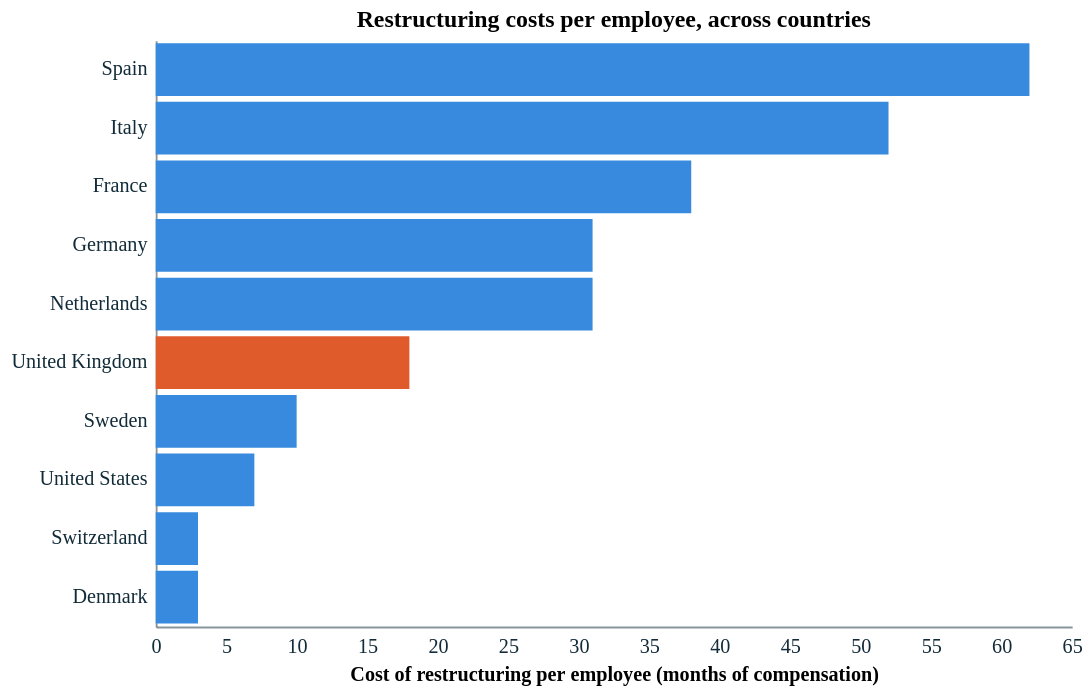

Here is the notebook cell this chart was saved with:
### Code cell
# Costs of restructuring per employee, given in months of employee compensation. Dta is based on rstructuring plans from 191 large listed companies.

ranks_data = {
    'Country': ['Switzerland', 'Denmark', 'United States', 'Sweden', 'United Kingdom',
                'Germany', 'Netherlands', 'France', 'Italy', 'Spain'],
    'Rank': [3, 3, 7, 10, 18, 31, 31, 38, 52, 62],
}
ranks_df = pd.DataFrame(ranks_data)

sort_order = ranks_df.sort_values('Rank', ascending=False)['Country'].tolist()

chart = alt.Chart(ranks_df).mark_bar().encode(
    x=alt.X('Rank:Q', axis=alt.Axis(title='Cost of restructuring per employee (months of compensation)')),
    y=alt.Y('Country:N', sort=sort_order, title=None),
    color=alt.condition(
        alt.datum['Country'] == 'United Kingdom',
        alt.value('#e05b2b'),
        alt.value('#378add'),
    ),
    tooltip=[
        alt.Tooltip('Country:N', title='Country'),
        alt.Tooltip('Rank:Q', title='Rank'),
    ],
).properties(
    title='Restructuring costs per employee, across countries',
    width=500,
    height=320,
)

display(chart)
chart.save(chart_path / 'AGP Charts/restructuring_costs_coste_costanlem_2025.png', scale_factor=2.0)

### Figure 1 — Vega-Lite specification as saved in the notebook (floating-point values rounded to 4 significant figures)
{"config": {"font": "Circular Std", "mark": {"line": {"interpolate": "linear"}}, "view": {"stroke": "transparent", "width": 400, "height": 300}, "range": {"category": ["#179fdb", "#e6224b", "#f4c245", "#122b39", "#eb5c2e", "#36b7b4"], "diverging": ["#E6224B", "#E54753", "#C9C9C9", "#179FDB", "#122B39"], "heatmap": ["#C9C9C9", "#179FDB", "#0063AF", "#122B39"], "ordinal": ["#00A767", "#36B7B4", "#179FDB", "#0063AF", "#243B5A"]}, "axisX": {"labelColor": "#122b39", "tickColor": "#122b39", "domainColor": "#122b39", "domainOpacity": 0.5, "gridOpacity": 0, "labelFont": "Circular Std", "labelAngle": 0, "labelAlign": "center", "labelFontSize": 11, "labelPadding": 5, "tickCount": 10, "tickSize": 0, "title": ""}, "axisY": {"labelColor": "#122b39", "labelFont": "Circular Std", "tickColor": "#122b39", "domainColor": "#122b39", "gridColor": "#122b39", "gridDash": [1, 5], "gridOpacity": 0.5, "labelPadding": 5, "labelFontSize": 11, "domainOpacity": 0.5, "tickSize": 0, "title": null, "titleAlign": "left", "titleAngle": 0, "titleBaseline": "bottom", "titleColor": "#122b39", "titleOpacity": 0.9, "titleX": 0, "titleY": -7}}, "data": {"name": "data-ce3ea276889f1675b7e716c896296b29"}, "mark": {"type": "bar"}, "encoding": {"color": {"condition": {"test": "(datum['Country'] === 'United Kingdom')", "value": "#e05b2b"}, "value": "#378add"}, "tooltip": [{"field": "Country", "title": "Country", "type": "nominal"}, {"field": "Rank", "title": "Rank", "type": "quantitative"}], "x": {"axis": {"title": "Cost of restructuring per employee (months of compensation)"}, "field": "Rank", "type": "quantitative"}, "y": {"field": "Country", "sort": ["Spain", "Italy", "France", "Germany", "Netherlands", "United Kingdom", "Sweden", "United States", "Switzerland", "Denmark"], "title": null, "type": "nominal"}}, "height": 320, "title": "Restructuring costs per employee, across countries", "width": 500, "$schema": "https://vega.github.io/schema/vega-lite/v5.20.1.json", "datasets": {"data-ce3ea276889f1675b7e716c896296b29": [{"Country": "Switzerland", "Rank": 3}, {"Country": "Denmark", "Rank": 3}, {"Country": "United States", "Rank": 7}, {"Country": "Sweden", "Rank": 10}, {"Country": "United Kingdom", "Rank": 18}, {"Country": "Germany", "Rank": 31}, {"Country": "Netherlands", "Rank": 31}, {"Country": "France", "Rank": 38}, {"Country": "Italy", "Rank": 52}, {"Country": "Spain", "Rank": 62}]}}
